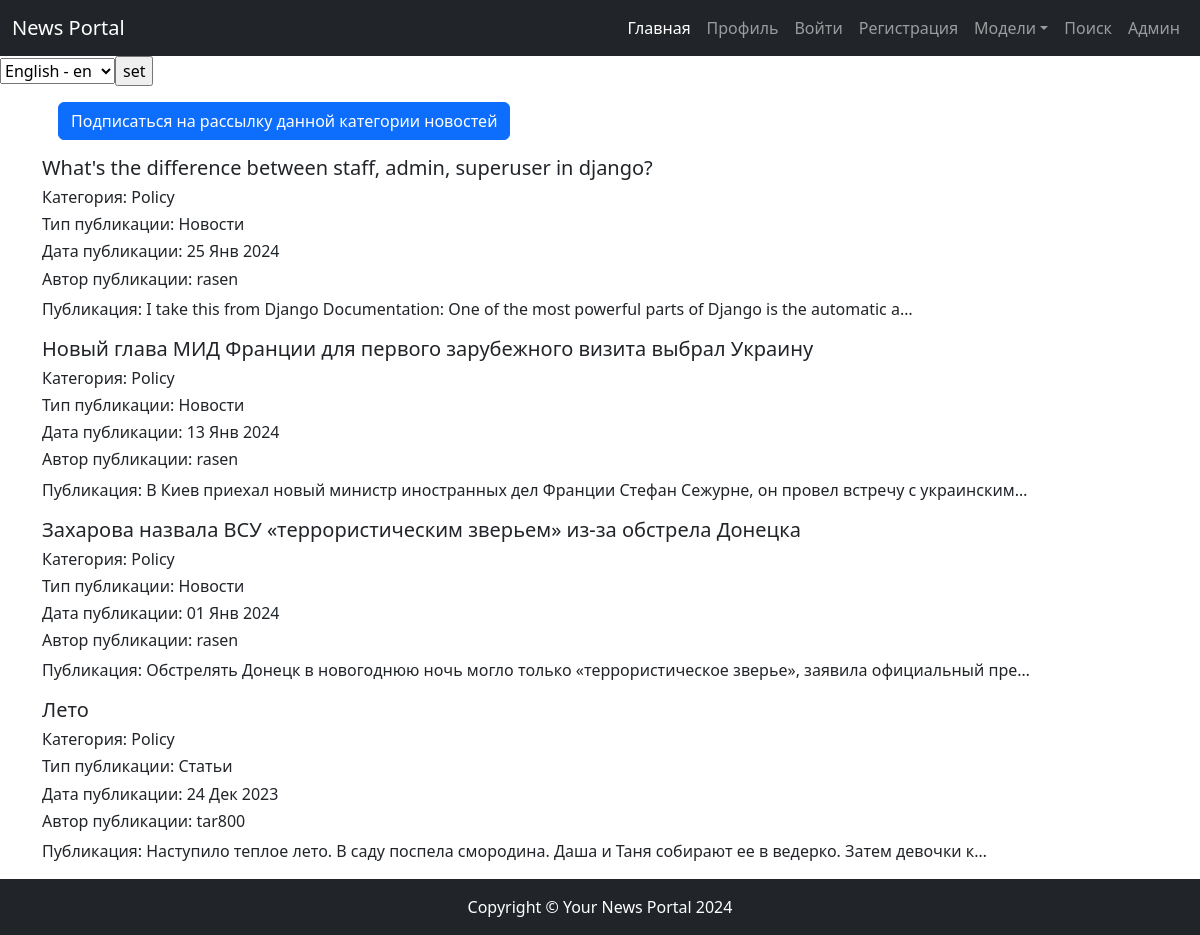
The app's page /categories/2 with its own data.
### news/models.py (models this page shows, shortened)
class Post(models.Model):
    news = 'NE'
    articles = 'AR'
    TYPES = [
        (news, 'Новости'),
        (articles, 'Статьи')
    ]
    author = models.ForeignKey(Author, on_delete=models.CASCADE, verbose_name=_('Author'))
    choice_types = models.CharField(_('Choice of Types'), max_length=2, choices=TYPES, default=news)
    time_in = models.DateTimeField(_('Time zone'), default=timezone.now)
    categories_post = models.ManyToManyField(Category, through='PostCategory')
    title = models.CharField(_('Title'), max_length=240, default='')
    content = models.TextField(_('Context'), blank=False)
    rate_new = models.IntegerField(_('New rate'), default=0)
    class Meta:
        verbose_name = _('Post')
        verbose_name_plural = _('Posts')

class Category(models.Model):
    category_name = models.CharField(_('Name of category'), max_length=200, unique=True)
    subscribers = models.ManyToManyField(User, related_name='categories', verbose_name=_('Subscribers'))
    def __str__(self):
        return f'{self.category_name}'
    class Meta:
        verbose_name = _('Category')
        verbose_name_plural = _('Categories')

class Author(models.Model):
    user = models.OneToOneField(User, on_delete=models.CASCADE, verbose_name=_('User'))
    rating = models.IntegerField(_('Ratiing'), default=0)
    class Meta:
        verbose_name = _('Author')
        verbose_name_plural = _('Authors')

### news/views/category.py (the view)
# urls.py: path('categories/<int:pk>', CategoryDetailView.as_view(), name='category_detail'),
class CategoryDetailView(ListView):
    model = Post
    template_name = APP + "category_detail.html"
    context_object_name = "category_list"
    def get_queryset(self):
        self.category = get_object_or_404(Category, id=self.kwargs["pk"])
        queryset = Post.objects.filter(categories_post=self.category).order_by('-time_in')
        return queryset
    def get_context_data(self, **kwargs):
        context = super().get_context_data(**kwargs)
        context['is_not_subcriber'] = self.request.user not in self.category.subscribers.all()
        context['category_post_detail'] = self.category
        return context

### news/templates/news/category_detail.html (shortened to what this page needs)
{% extends 'default.html' %}
{% block content %}
    {% if not is_not_subscriber %}
    <div class="p-3">
        <a class="btn btn-primary" href="{{ category_post_detail.id }}/subscribe/" role="button">Подписаться на рассылку данной категории новостей</a>
    </div>
        {% for post in category_list %}
          <div class="mb-3">
                <h5>  {{ post.title|truncatechars:100 }} </h5>
                <h6>Категория: {{ category_post_detail }} </h6>
                <h6>Тип публикации: {{ post.get_choice_types_display }}</h6>
                <h6>Дата публикации: {{ post.time_in|date:'d M Y' }} </h6>
                <h6>Автор публикации: {{ post.author.user }} </h6>
                <span>Публикация: {{ post.content|truncatechars:100 }}</span>
          </div>
        {% endfor %}
    {% else %}
        <div class="p-3">
            <h4> Вы уже подписаны
                <a class="btn btn-primary" href="{{ category_post_detail.id }}/unsubscribe/" role="button">Отписаться от рассылки данной категории новостей</a>
            </h4>
        </div>
    {% endif %}
</div>
{% endblock content %}

### records on screen
Post: title "What's the difference between staff, admin, superuser in django?", choice_types "Новости", time_in "25 Янв 2024", author.user "rasen", content "I take this from Django Documentation: One of the most powerful parts of Django is the automatic a…"
Category: category_name "Policy"
Post: title "Новый глава МИД Франции для первого зарубежного визита выбрал Украину", choice_types "Новости", time_in "13 Янв 2024", author.user "rasen", content "В Киев приехал новый министр иностранных дел Франции Стефан Сежурне, он провел встречу с украинским…"
Post: title "Захарова назвала ВСУ «террористическим зверьем» из-за обстрела Донецка", choice_types "Новости", time_in "01 Янв 2024", author.user "rasen", content "Обстрелять Донецк в новогоднюю ночь могло только «террористическое зверье», заявила официальный пре…"
Post: title "Лето", choice_types "Статьи", time_in "24 Дек 2023", author.user "tar800", content "Наступило теплое лето. В саду поспела смородина. Даша и Таня собирают ее в ведерко. Затем девочки к…"

### other values on screen
form field language "English - en"
